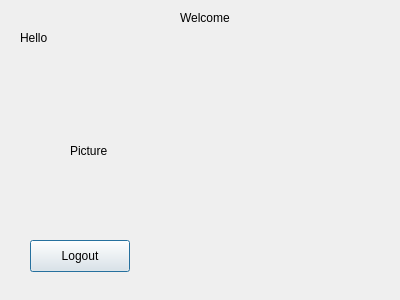
<?xml version="1.0" encoding="UTF-8"?>
<ui version="4.0">
 <class>WelcomePage</class>
 <widget class="QDialog" name="WelcomePage">
  <property name="geometry">
   <rect>
    <x>0</x>
    <y>0</y>
    <width>400</width>
    <height>300</height>
   </rect>
  </property>
  <property name="windowTitle">
   <string>Dialog</string>
  </property>
  <widget class="QLabel" name="label_Hello">
   <property name="geometry">
    <rect>
     <x>20</x>
     <y>30</y>
     <width>58</width>
     <height>16</height>
    </rect>
   </property>
   <property name="text">
    <string>Hello</string>
   </property>
  </widget>
  <widget class="QLabel" name="label_welcome">
   <property name="geometry">
    <rect>
     <x>180</x>
     <y>10</y>
     <width>58</width>
     <height>16</height>
    </rect>
   </property>
   <property name="text">
    <string>Welcome</string>
   </property>
  </widget>
  <widget class="QLabel" name="label_Picture">
   <property name="geometry">
    <rect>
     <x>70</x>
     <y>70</y>
     <width>251</width>
     <height>161</height>
    </rect>
   </property>
   <property name="text">
    <string>Picture</string>
   </property>
  </widget>
  <widget class="QPushButton" name="pushButton_Logout">
   <property name="geometry">
    <rect>
     <x>30</x>
     <y>240</y>
     <width>100</width>
     <height>32</height>
    </rect>
   </property>
   <property name="text">
    <string>Logout</string>
   </property>
  </widget>
 </widget>
 <resources/>
 <connections/>
</ui>
